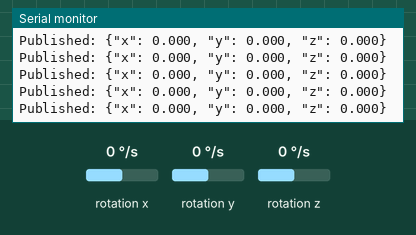
Bench run of a sketch on a simulated Arduino Nano 33 IoT. Shown: the last lines printed to the serial monitor. The inputs (shaded band) are chosen by the test bench; at power-on: rotation x 0 °/s, rotation y 0 °/s, rotation z 0 °/s. WiFi joins after 1.5 s; servers stay silent unless stated; no MQTT or app messages arrive unless stated.

Above: at 2.7 s.
2.8 s: rotation x set to -192 °/s
At 2.89 s:
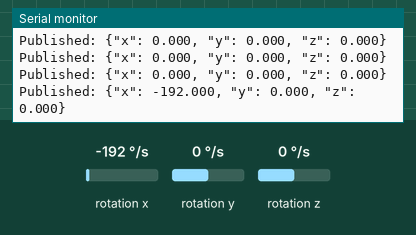
4.3 s: rotation y set to -192 °/s
At 4.32 s:
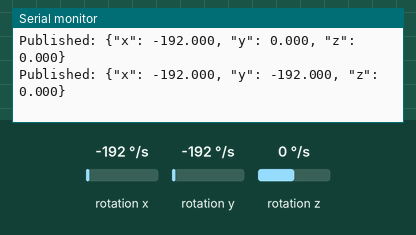
5.8 s: rotation z set to -192 °/s
At 5.85 s:
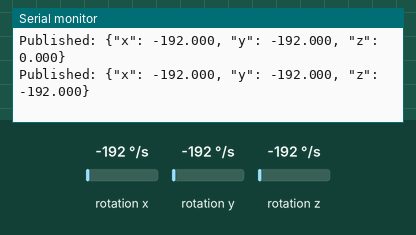

Measured:
- after the input at 2.8 s, the serial monitor: prints a new line after 0.08 s (image 1)
- after the input at 4.3 s, the serial monitor: prints a new line at once (image 2)
- after the input at 5.8 s, the serial monitor: prints a new line after 0.05 s (image 3)

The sketch:

arduinohive.ino
```cpp
#include <WiFiNINA.h>
#include <PubSubClient.h>
#include <Arduino_LSM6DS3.h>

// ===== Wi-Fi =====
const char* ssid     = "iPhone";        // your WiFi SSID
const char* password = "12345678";     // your WiFi password

// ===== HiveMQ Cloud (TLS) =====
const char* mqtt_server = "48dc58d1ec874196bad88e5cee2158b3.s1.eu.hivemq.cloud";
const int   mqtt_port   = 8883;   // TLS port
const char* mqtt_user   = "nano33";     // HiveMQ username (credential)
const char* mqtt_pass   = "Atharva1234"; // HiveMQ password (copy from console)
const char* mqtt_topic  = "gyro/data";  // publish topic

WiFiSSLClient sslClient;   // TLS client for WiFiNINA
PubSubClient  client(sslClient);

void connectMQTT() {
  while (!client.connected()) {
    Serial.print("Connecting to MQTT...");
    if (client.connect("ArduinoNano33-01", mqtt_user, mqtt_pass)) {
      Serial.println("connected!");
    } else {
      Serial.print("failed, rc=");
      Serial.print(client.state());
      Serial.println(" retrying in 2 seconds");
      delay(2000);
    }
  }
}

void setup() {
  Serial.begin(9600);
  while (!Serial) { ; }

  // Wi-Fi
  Serial.print("Connecting to Wi-Fi");
  WiFi.begin(ssid, password);
  while (WiFi.status() != WL_CONNECTED) {
    delay(500);
    Serial.print(".");
  }
  Serial.print("\nWi-Fi connected. IP: ");
  Serial.println(WiFi.localIP());

  // MQTT
  client.setServer(mqtt_server, mqtt_port);
  client.setKeepAlive(30);
  client.setBufferSize(256);

  // IMU
  if (!IMU.begin()) {
    Serial.println("Failed to initialize IMU!");
    while (1) { delay(10); }
  }
  Serial.println("IMU initialized!");
}

void loop() {
  if (!client.connected()) connectMQTT();
  client.loop();

  float x, y, z;

  if (IMU.gyroscopeAvailable()) {
    IMU.readGyroscope(x, y, z);

    char message[128];
    snprintf(message, sizeof(message),
             "{\"x\": %.3f, \"y\": %.3f, \"z\": %.3f}", x, y, z);

    if (client.publish(mqtt_topic, message)) {
      Serial.print("Published: ");
      Serial.println(message);
    } else {
      Serial.println("Publish failed");
    }
  }

  delay(100); // send at ~10 Hz
}
```
